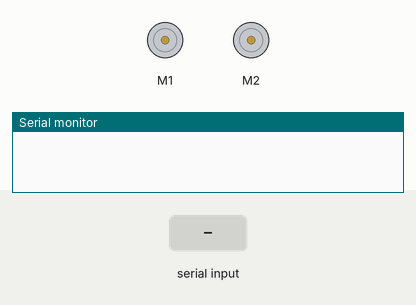
Simulated run of this sketch. Board: Arduino Uno, built with avr-gcc and run on an emulated ATmega328P. On the bench: 2 × DC motor (green arrow = forward, orange = backward, longer = faster), the last lines printed to the serial monitor. The test bench sets the inputs (shaded band).

Above: at 1.2 s.
1.3 s: "FORWARD" received over the second serial link
At 2.3 s:
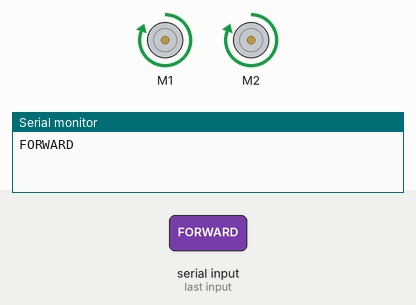
3.1 s: "BACKWARD" received over the second serial link
At 4.3 s:
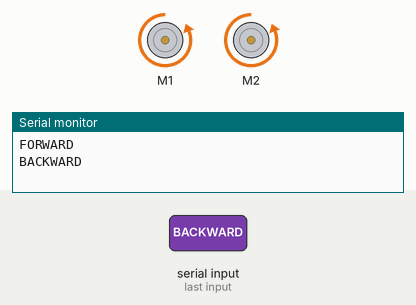
5.0 s: "LEFT" received over the second serial link
At 5.6 s:
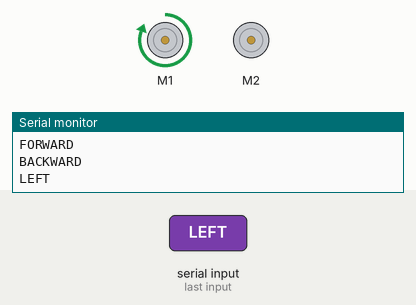
6.7 s: "RIGHT" received over the second serial link
At 7.5 s:
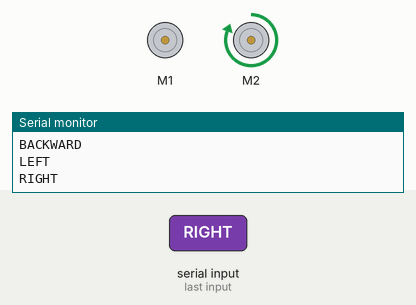
Timing chart, 0 to 9.4 s (numbered marks = the images above; inputs shaded):
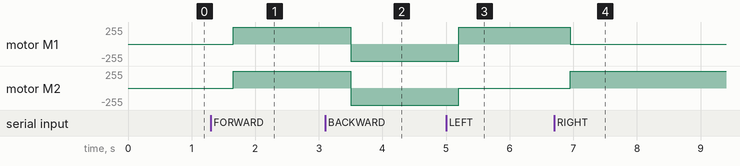

The sketch:

Bluetooth_RC_using_Motor_Driver.ino
```cpp
#include <SoftwareSerial.h>
#include <AFMotor.h>

AF_DCMotor motor1(1, MOTOR12_8KHZ);
AF_DCMotor motor2(2, MOTOR12_8KHZ);

int bluetoothTx = A1;
int bluetoothRx = A0;

SoftwareSerial bluetooth(bluetoothTx, bluetoothRx);

String readString;

void setup(){
  Serial.begin(9600);
  bluetooth.begin(9600);

  motor1.setSpeed(60);
  motor2.setSpeed(60);

  motor1.run (RELEASE);
  motor2.run (RELEASE);
}

void loop(){
  while(bluetooth.available()){
    delay(50);
    char c=bluetooth.read();
    readString+=c;
  }
  if(readString.length()>0){
    Serial.println(readString);
    if (readString =="FORWARD")
      forward();
    if (readString =="BACKWARD")
      back();
    if (readString =="LEFT")
      left();
    if (readString =="RIGHT")
      right();
    if (readString =="STOP")
      Stop();
    readString="";
  }
}

void forward(){
  motor1.setSpeed(255); //Define maximum velocity
  motor1.run(FORWARD); //rotate the motor clockwise
  motor2.setSpeed(255); //Define maximum velocity
  motor2.run(FORWARD); //rotate the motor clockwise
}
void back(){
  motor1.setSpeed(255);
  motor1.run(BACKWARD); //rotate the motor counterclockwise
  motor2.setSpeed(255);
  motor2.run(BACKWARD); //rotate the motor counterclockwise
}
void left(){
  motor1.setSpeed(255); //Define maximum velocity
  motor1.run(FORWARD); //rotate the motor clockwise
  motor2.setSpeed(0);
  motor2.run(RELEASE); //turn motor2 off
}
void right(){
  motor1.setSpeed(0);
  motor1.run(RELEASE); //turn motor1 off
  motor2.setSpeed(255); //Define maximum velocity
  motor2.run(FORWARD); //rotate the motor clockwise
}
void Stop(){
  motor1.setSpeed(0);
  motor2.run(RELEASE); //turn motor1 off
  motor2.setSpeed(0);
  motor2.run(RELEASE); //turn motor2 off
}
```

Measured:
- after the input at 1.3 s, motor M1, motor M2: stopped → forward 255/255 after 0.35 s
- after the input at 3.1 s, motor M1, motor M2: forward 255/255 → backward 255/255 after 0.40 s
- after the input at 5.0 s, motor M1: backward 255/255 → forward 255/255 after 0.20 s; motor M2: backward 255/255 → stopped after 0.20 s
- after the input at 6.7 s, motor M1: forward 255/255 → stopped after 0.25 s; motor M2: stopped → forward 255/255 after 0.25 s
